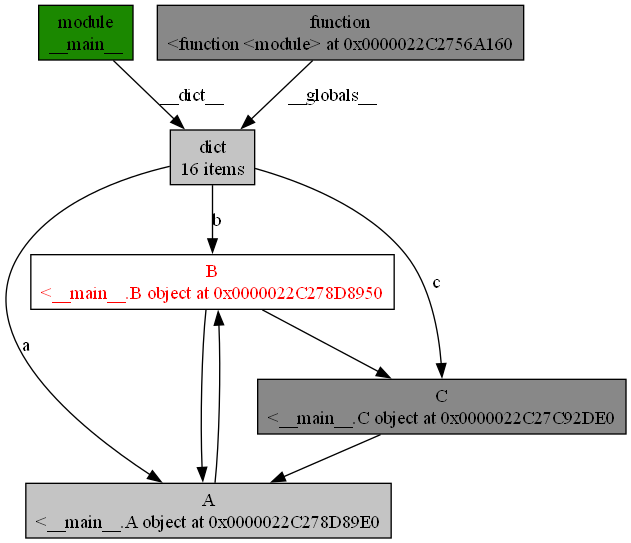

Python code for this plot:
import objgraph # necessite graphviz

class A:
    pass

class B:
    pass

class C:
    pass


a = A()
b = B()
c = C()
a.b = b
b.a = a  # cycle de référence
c.a = a
b.c = c

# Montre les objets les plus nombreux
objgraph.show_most_common_types()


# Trace les références à l'objet `a`
objgraph.show_backrefs([b],filename="cycling.png")
